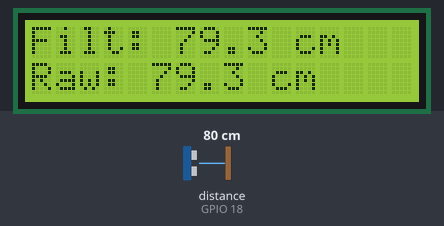
This program was run on a simulated ESP32. On the bench: 16×2 character LCD. Wiring (inferred from the names in the program): ultrasonic range finder: trigger GPIO 5; echo GPIO 18. The inputs (shaded band) are chosen by the test bench; at power-on: distance to the obstacle (sensor on GPIO 18) 80 cm. The echo pulse lasts 58.3 µs per cm; what the program prints to the serial monitor is not drawn.

Above: at 1.2 s.
1.3 s: distance to the obstacle (sensor on GPIO 18) set to 2 cm
At 2.7 s:
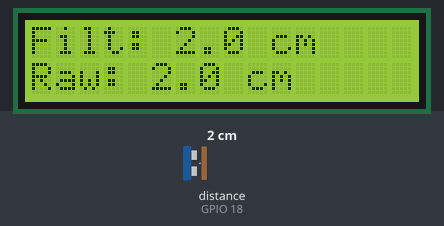
3.5 s: distance to the obstacle (sensor on GPIO 18) set to 4 cm
At 5.7 s:
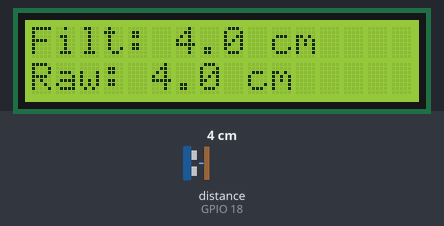
6.0 s: distance to the obstacle (sensor on GPIO 18) set to 9 cm
At 7.7 s:
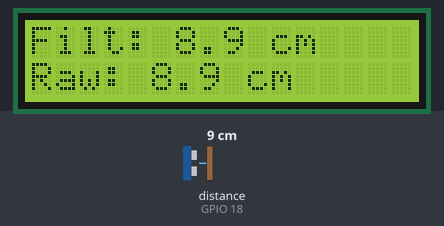
Timing chart, 0 to 9.2 s (numbered marks = the images above; inputs shaded):
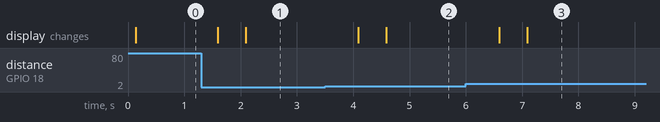

The program:

main.cpp
```cpp
#include <Arduino.h>
#include "globals.h"
#include "TaskManager.h"
#include <stdio.h>

void setup() {
  Serial.begin(115200);

  // Initialize LCD
  lcd.init();
  lcd.backlight();

  // Initialize ultrasonic sensor pins
  pinMode(TRIG_PIN, OUTPUT);
  pinMode(ECHO_PIN, INPUT);

  printf("Ultrasonic Distance Sensor with Filtering\n");

  // Initialize FreeRTOS tasks
  initTasks();
}

void loop() {
  // Empty loop - all work is done in FreeRTOS tasks
  vTaskDelay(pdMS_TO_TICKS(1000)); // Just prevent watchdog resets
}
```

TaskManager.h
```cpp
#pragma once

#include <Arduino.h>
#include <freertos/FreeRTOS.h>
#include <freertos/task.h>
#include <freertos/queue.h>
#include <esp_task_wdt.h>

// Task handles
extern TaskHandle_t sensorTaskHandle;
extern TaskHandle_t displayTaskHandle;

// Communication data structure
typedef struct {
  float rawDistance;
  float filteredDistance;
} DistanceData;

// Queue handle
extern QueueHandle_t distanceQueue;

// Task timing constants
#define SENSOR_TASK_PERIOD_MS 100
#define DISPLAY_TASK_PERIOD_MS 500

// Function prototypes
void initTasks();
void sensorTask(void* parameter);
void displayTask(void* parameter);
```

filter.h
```cpp
#pragma once

// Function prototypes for filtering operations
float saltPepperFilter(float newValue);
float weightedAverageFilter(float newValue);
float convertPulseToCm(long pulseTime);
float saturateValue(float value, float min, float max);
```

globals.h
```cpp
#pragma once
#include <LiquidCrystal_I2C.h>

// Declare variables as external
extern int lcdColumns;
extern int lcdRows;
extern LiquidCrystal_I2C lcd;

// Ultrasonic sensor pins
#define TRIG_PIN 5
#define ECHO_PIN 18

// Sound speed & filtering constants
#define SOUND_SPEED 0.034
#define MEDIAN_SAMPLES 5
#define AVERAGE_SAMPLES 5
#define MIN_DISTANCE_CM 2.0
#define MAX_DISTANCE_CM 400.0
```

TaskManager.cpp
```cpp
#include "TaskManager.h"
#include "globals.h"
#include "filter.h"
#include <stdio.h>

// Define task handles
TaskHandle_t sensorTaskHandle = NULL;
TaskHandle_t displayTaskHandle = NULL;

// Define queue
QueueHandle_t distanceQueue = NULL;

void initTasks() {
  // Create the queue - only need to store a few readings
  distanceQueue = xQueueCreate(1, sizeof(DistanceData));
  if (distanceQueue == NULL) {
    printf("Failed to create queue\n");
    return;
  }

  // Create tasks with sufficient stack sizes
  xTaskCreatePinnedToCore(
    sensorTask,
    "SensorTask",
    2048,
    NULL,
    1,
    &sensorTaskHandle,
    0  // Run on core 0 (WiFi/BT core)
  );

  xTaskCreatePinnedToCore(
    displayTask,
    "DisplayTask",
    2048,
    NULL,
    1,
    &displayTaskHandle,
    1  // Run on core 1 (Arduino loop core)
  );

  printf("Tasks initialized\n");
}

// Task to read sensor and perform filtering
void sensorTask(void* parameter) {
  TickType_t lastWakeTime = xTaskGetTickCount();

  // Set up watchdog feed timer
  esp_task_wdt_init(5, true); // 5 second timeout, panic on timeout
  esp_task_wdt_add(NULL);     // Add current task to WDT watch

  while (true) {
    // Feed the watchdog
    esp_task_wdt_reset();

    // Send ultrasonic pulse
    digitalWrite(TRIG_PIN, LOW);
    delayMicroseconds(2);
    digitalWrite(TRIG_PIN, HIGH);
    delayMicroseconds(10);
    digitalWrite(TRIG_PIN, LOW);

    // Read the pulse duration with timeout to prevent blocking indefinitely
    // Using 30ms timeout (equivalent to ~5m distance)
    long duration = pulseIn(ECHO_PIN, HIGH, 30000);

    // If duration is 0, sensor didn't respond in time
    float rawDistance;
    if (duration == 0) {
      rawDistance = MAX_DISTANCE_CM; // Assume maximum distance
    } else {
      // Convert to distance and apply filters
      rawDistance = convertPulseToCm(duration);
    }

    rawDistance = saturateValue(rawDistance, MIN_DISTANCE_CM, MAX_DISTANCE_CM);

    float medianFiltered = saltPepperFilter(rawDistance);
    float filteredDistance = weightedAverageFilter(medianFiltered);

    // Package data
    DistanceData data = {
      .rawDistance = rawDistance,
      .filteredDistance = filteredDistance
    };

    // Send to queue - don't wait if queue is full (overwrite old data)
    xQueueOverwrite(distanceQueue, &data);

    // Feed the watchdog again before delay
    esp_task_wdt_reset();

    // Use vTaskDelayUntil for precise timing
    vTaskDelayUntil(&lastWakeTime, pdMS_TO_TICKS(SENSOR_TASK_PERIOD_MS));
  }
}

// Task to display data on LCD and serial
void displayTask(void* parameter) {
  TickType_t lastWakeTime = xTaskGetTickCount();
  DistanceData data;

  // Offset display task to avoid contention
  vTaskDelay(pdMS_TO_TICKS(50));

  while (true) {
    // Get latest distance reading
    if (xQueueReceive(distanceQueue, &data, 0) == pdTRUE) {
      // Print to serial
      printf("Raw: %.1f cm | Filtered: %.1f cm\n",
             data.rawDistance, data.filteredDistance);

      // Update LCD
      lcd.clear();
      lcd.setCursor(0, 0);
      lcd.print("Filt: ");
      lcd.print(data.filteredDistance, 1);
      lcd.print(" cm");

      lcd.setCursor(0, 1);
      lcd.print("Raw: ");
      lcd.print(data.rawDistance, 1);
      lcd.print(" cm");
    }

    // Update display at defined intervals
    vTaskDelayUntil(&lastWakeTime, pdMS_TO_TICKS(DISPLAY_TASK_PERIOD_MS));
  }
}
```

filter.cpp
```cpp
#include "filter.h"
#include "globals.h"

// Filter arrays - static to keep persistent across calls
static float medianValues[MEDIAN_SAMPLES];
static float averageValues[AVERAGE_SAMPLES];
static int medianIndex = 0;
static int averageIndex = 0;
static bool medianBufferFilled = false;
static bool averageBufferFilled = false;

// Salt and pepper filter (median filter) to remove impulse noise
float saltPepperFilter(float newValue) {
  // Add new reading to the array
  medianValues[medianIndex] = newValue;
  medianIndex = (medianIndex + 1) % MEDIAN_SAMPLES;

  if (medianIndex == 0) {
    medianBufferFilled = true;
  }

  // Create a copy for sorting
  float tempValues[MEDIAN_SAMPLES];
  for (int i = 0; i < MEDIAN_SAMPLES; i++) {
    tempValues[i] = medianValues[i];
  }

  // Sort values (insertion sort - more efficient for small arrays)
  for (int i = 1; i < MEDIAN_SAMPLES; i++) {
    float key = tempValues[i];
    int j = i - 1;
    while (j >= 0 && tempValues[j] > key) {
      tempValues[j + 1] = tempValues[j];
      j--;
    }
    tempValues[j + 1] = key;
  }

  // Return median value
  if (medianBufferFilled) {
    return tempValues[MEDIAN_SAMPLES / 2];
  } else {
    // If buffer not filled yet, calculate average of available readings
    float sum = 0;
    for (int i = 0; i < medianIndex; i++) {
      sum += medianValues[i];
    }
    return (medianIndex > 0) ? sum / medianIndex : newValue;
  }
}

// Weighted average filter - gives more weight to recent readings
float weightedAverageFilter(float newValue) {
  // Store new reading
  averageValues[averageIndex] = newValue;
  averageIndex = (averageIndex + 1) % AVERAGE_SAMPLES;

  if (averageIndex == 0) {
    averageBufferFilled = true;
  }

  // Calculate weighted average
  float sum = 0;
  float weightSum = 0;

  int samples = averageBufferFilled ? AVERAGE_SAMPLES : averageIndex;

  for (int i = 0; i < samples; i++) {
    int pos = (averageIndex - 1 - i + AVERAGE_SAMPLES) % AVERAGE_SAMPLES;
    float weight = samples - i;
    sum += averageValues[pos] * weight;
    weightSum += weight;
  }

  return (weightSum > 0) ? sum / weightSum : newValue;
}

// Converts pulse duration to distance based on sound speed
float convertPulseToCm(long pulseTime) {
  return pulseTime * SOUND_SPEED / 2;
}

// Saturates values to keep them within valid range
float saturateValue(float value, float min, float max) {
  if (value < min) return min;
  if (value > max) return max;
  return value;
}
```

globals.cpp
```cpp
// globals.cpp
#include "globals.h"

// Define the LCD dimensions
int lcdColumns = 16;
int lcdRows = 2;

// Initialize the LCD object with I2C address 0x27
LiquidCrystal_I2C lcd(0x27, lcdColumns, lcdRows);
```

Measured:
- after the input at 1.3 s, the display: first changes after 0.29 s (image 1 shows a later state)
- after the input at 3.5 s, the display: first changes after 0.59 s (image 2 shows a later state)
- after the input at 6.0 s, the display: first changes after 0.59 s (image 3 shows a later state)
